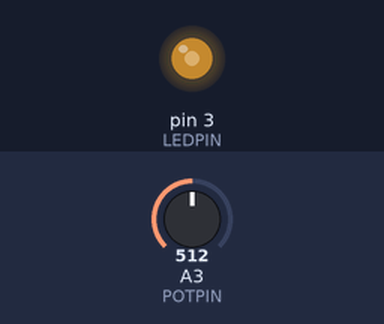
Bench run of a sketch on a simulated Arduino Uno, built with avr-gcc and run on an emulated ATmega328P. On the bench: output pins drawn as LEDs (lit = HIGH). The inputs (shaded band) are chosen by the test bench; at power-on: A3 (POTPIN) = 512.

Above: at 1.2 s.
1.3 s: A3 (POTPIN) set to 716
At 1.8 s:
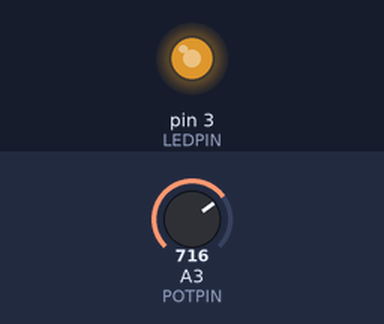
2.8 s: A3 (POTPIN) set to 900
At 4.0 s:
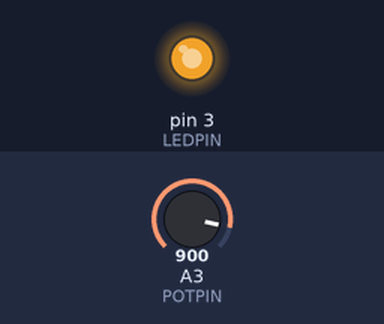
4.3 s: A3 (POTPIN) set to 122
At 5.3 s:
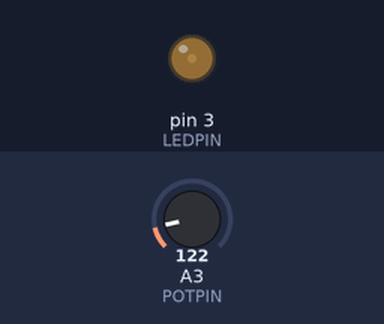
5.8 s: A3 (POTPIN) set to 0
At 6.4 s:
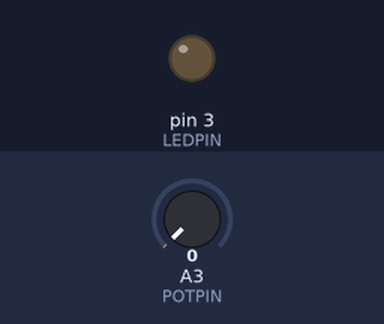
7.3 s: A3 (POTPIN) set to 511
At 7.6 s:
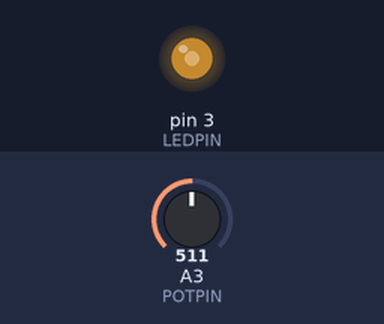
Timing chart, 0 to 9.8 s (numbered marks = the images above; inputs shaded):
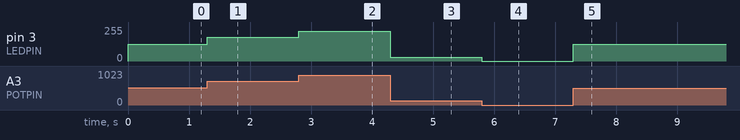

Measured:
- after the input at 1.3 s, pin 3 (LEDPIN): 127/255 → 178/255 at once
- after the input at 2.8 s, pin 3 (LEDPIN): 178/255 → 224/255 at once
- after the input at 4.3 s, pin 3 (LEDPIN): 224/255 → 30/255 at once
- after the input at 5.8 s, pin 3 (LEDPIN): 30/255 → 0/255 at once
- after the input at 7.3 s, pin 3 (LEDPIN): 0/255 → 127/255 at once

The sketch:

LEDControlRheostat.ino
```cpp
#define POTPIN A3
#define LEDPIN 3

void setup() {
  // put your setup code here, to run once:
  pinMode(POTPIN, INPUT);
  pinMode(LEDPIN, OUTPUT);

}

void loop() {
  // put your main code here, to run repeatedly:
  int val = analogRead(POTPIN);
  int ledval = map(val, 0, 1023, 0, 255); //map(val, in_min, in_max, out_min, out_max)
  analogWrite(LEDPIN, ledval);
}
```
